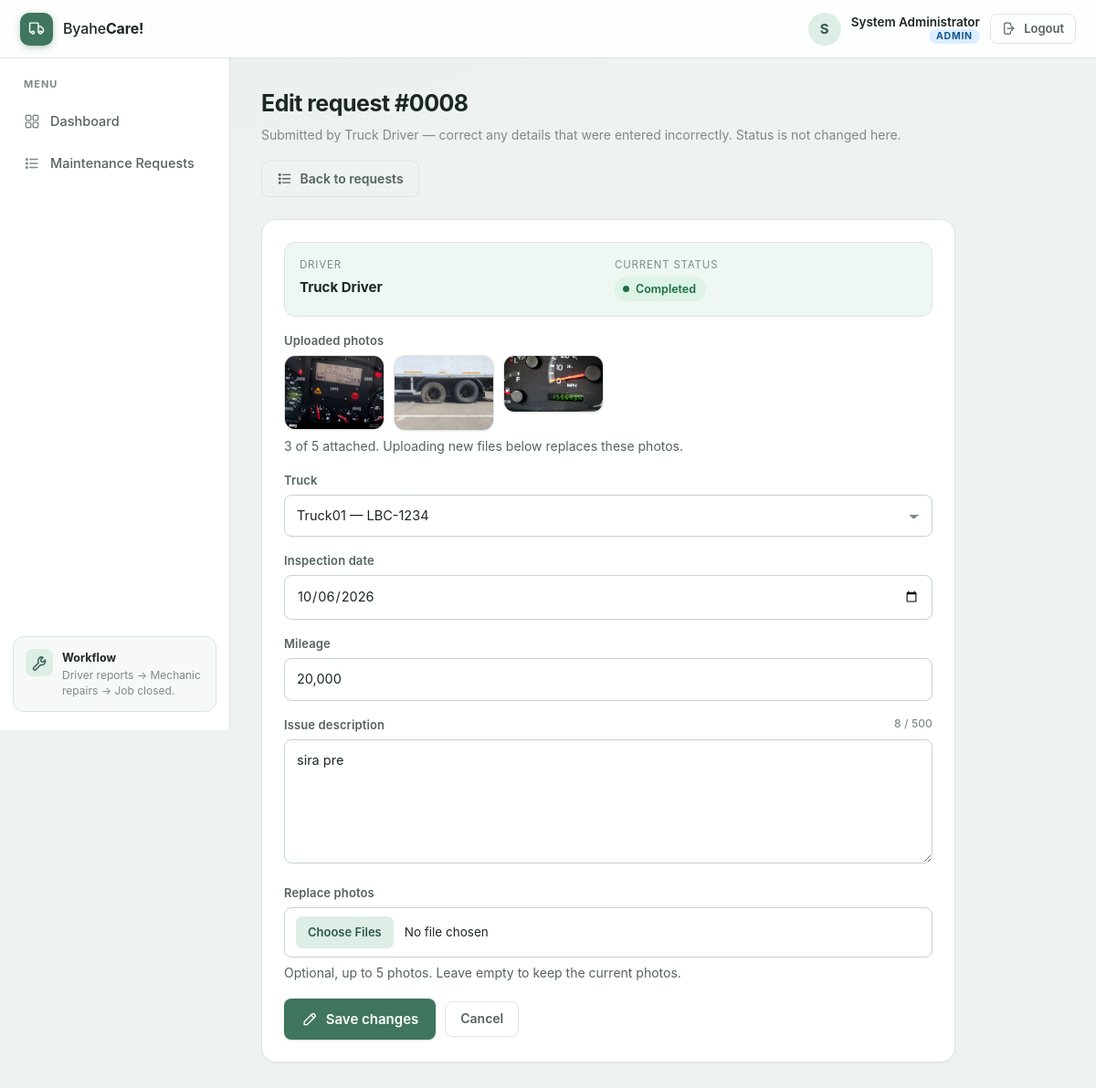
Screenshot of /admin/request/8/edit (signed in) with the database file from the repository.
### tables this page shows
CREATE TABLE inspection_requests (
            id INTEGER PRIMARY KEY AUTOINCREMENT,
            truck_id INTEGER NOT NULL,
            driver_id INTEGER NOT NULL,
            date TEXT NOT NULL,
            mileage TEXT,
            issue TEXT NOT NULL,
            photo TEXT,
            status TEXT DEFAULT 'Pending'
        );

CREATE TABLE users (
            id INTEGER PRIMARY KEY AUTOINCREMENT,
            username TEXT UNIQUE NOT NULL,
            password TEXT NOT NULL,
            name TEXT NOT NULL,
            role TEXT NOT NULL
        );

CREATE TABLE request_photos (
            id INTEGER PRIMARY KEY AUTOINCREMENT,
            request_id INTEGER NOT NULL,
            filename TEXT NOT NULL,
            position INTEGER NOT NULL DEFAULT 0
        );

### app.py (the view, shortened to what this page needs)
@app.route("/admin/request/<int:request_id>/edit", methods=["GET", "POST"])
def edit_request(request_id):
    if "user_id" not in session:
        return redirect(url_for("login"))
    if session["role"] != "admin":
        flash("Only administrators can edit requests.", "error")
        return redirect(url_for("requests"))
    conn = get_db()
    item = conn.execute(
        "SELECT * FROM inspection_requests WHERE id = ?",
        (request_id,)
    ).fetchone()
    if not item:
        conn.close()
        flash("Request not found.", "error")
        return redirect(url_for("requests"))
    trucks = conn.execute(
        "SELECT * FROM trucks ORDER BY truck_number"
    ).fetchall()
    driver = conn.execute(
        "SELECT name FROM users WHERE id = ?",
        (item["driver_id"],)
    ).fetchone()
    photos = get_photos(conn, request_id)
    conn.close()
    return render_template(
        "request_edit.html",
        item=item,
        trucks=trucks,
        photos=photos,
        max_photos=MAX_PHOTOS,
        driver_name=driver["name"] if driver else "Unknown"
    )

### app.py (called while the page is built)
def get_db():
    conn = sqlite3.connect(DATABASE)
    conn.row_factory = sqlite3.Row
    return conn

def get_photos(conn, request_id):
    rows = conn.execute("""
        SELECT filename FROM request_photos
        WHERE request_id = ?
        ORDER BY position, id
    """, (request_id,)).fetchall()
    return [row["filename"] for row in rows]

### templates/request_edit.html (shortened to what this page needs)
{% extends "base.html" %}
{% block page_title %}Edit request #{{ '%04d'|format(item['id']) }}{% endblock %}
{% block page_subtitle %}
    Submitted by {{ driver_name }} — correct any details that were entered
    incorrectly. Status is not changed here.
{% endblock %}
{% block page_actions %}
    <a class="btn btn--ghost" href="{{ url_for('requests') }}">
        <svg class="icon" aria-hidden="true"><use href="#i-list"></use></svg>
            Back to requests
    </a>
{% endblock %}
{% block content %}
<div class="panel" style="max-width: 760px; margin-top: 0;">
    <div class="truck-strip">
        <div class="truck-strip__cell">
            <span>Driver</span>
            <strong>{{ driver_name }}</strong>
        </div>
        <div class="truck-strip__cell">
            <span>Current status</span>
            <strong>
                <span class="status status--{{ item['status']|lower|replace(' ', '-') }}">
                    {{ item['status'] }}
                </span>
            </strong>
        </div>
    </div>
    {% if photos %}
        <div class="field">
            <label>Uploaded photos</label>
            <div class="preview preview--grid is-visible" style="margin-top: 0;">
                {% for photo in photos %}
                    <img src="{{ url_for('static', filename='uploads/' + photo) }}"
                         alt="Photo {{ loop.index }} attached to this request">
                {% endfor %}
            </div>
            <p class="hint">
                {{ photos|length }} of {{ max_photos }} attached.
                Uploading new files below replaces {{ 'this photo' if photos|length == 1 else 'these photos' }}.
            </p>
        </div>
    {% endif %}
    <form method="POST" enctype="multipart/form-data">
        <div class="field">
            <label for="truck_id">Truck</label>
            <select id="truck_id" name="truck_id" required>
                {% for t in trucks %}
                    <option value="{{ t['id'] }}"
                        {{ 'selected' if t['id'] == item['truck_id'] }}>
                        {{ t['truck_number'] }} — {{ t['plate_number'] }}
                    </option>
                {% endfor %}
            </select>
        </div>
        <div class="field">
            <label for="date">Inspection date</label>
            <input id="date" type="date" name="date"
                   value="{{ item['date'] }}" required>
        </div>
        <div class="field">
            <label for="mileage">Mileage</label>
            <input id="mileage" type="text" name="mileage"
                   value="{{ item['mileage'] or '' }}"
                   placeholder="e.g. 45,000 km">
        </div>
        <div class="field">
            <label for="issue">Issue description</label>
            <textarea id="issue" name="issue" rows="5" data-counter
                      required>{{ item['issue'] }}</textarea>
        </div>
        <div class="field">
            <label for="photos">{{ 'Replace photo' if photos|length == 1 else 'Replace photos' }}</label>
            <input id="photos" type="file" name="photos" accept="image/*"
                   multiple data-preview="{{ max_photos }}">
            <p class="hint">
                Optional, up to {{ max_photos }} photos.
                {% if photos %}
                    Leave empty to keep the {{ 'current photo' if photos|length == 1 else 'current photos' }}.
                {% else %}
                    No photos are attached yet.
                {% endif %}
            </p>
        </div>
        <div class="form-actions">
            <button class="btn btn--primary" type="submit">
                <svg class="icon" aria-hidden="true"><use href="#i-pencil"></use></svg>
                Save changes
            </button>
            <a class="btn btn--ghost" href="{{ url_for('requests') }}">Cancel</a>
        </div>
    </form>
</div>
{% endblock %}

### rows the page displays
inspection_requests: id "0008", status "Completed", date "10/06/2026", mileage "20,000", issue "sira pre"
users: name "Truck Driver"
request_photos: filename (picture)
request_photos: filename (picture)
request_photos: filename (picture)

### other values shown
{{ session['name'][0]|upper }} "S"
{{ session['name'] }} "System Administrator"
{{ session['role'] }} "ADMIN"
{{ label }} "Dashboard Maintenance Requests"
{{ photos|length }} "3"
{{ max_photos }} "5"
{{ 'this photo' if photos|length == 1 else 'these photos' }} "these photos"
{{ 'Replace photo' if photos|length == 1 else 'Replace photos' }} "Replace photos"
{{ 'current photo' if photos|length == 1 else 'current photos' }} "current photos"
form field truck_id "Truck01 — LBC-1234"
